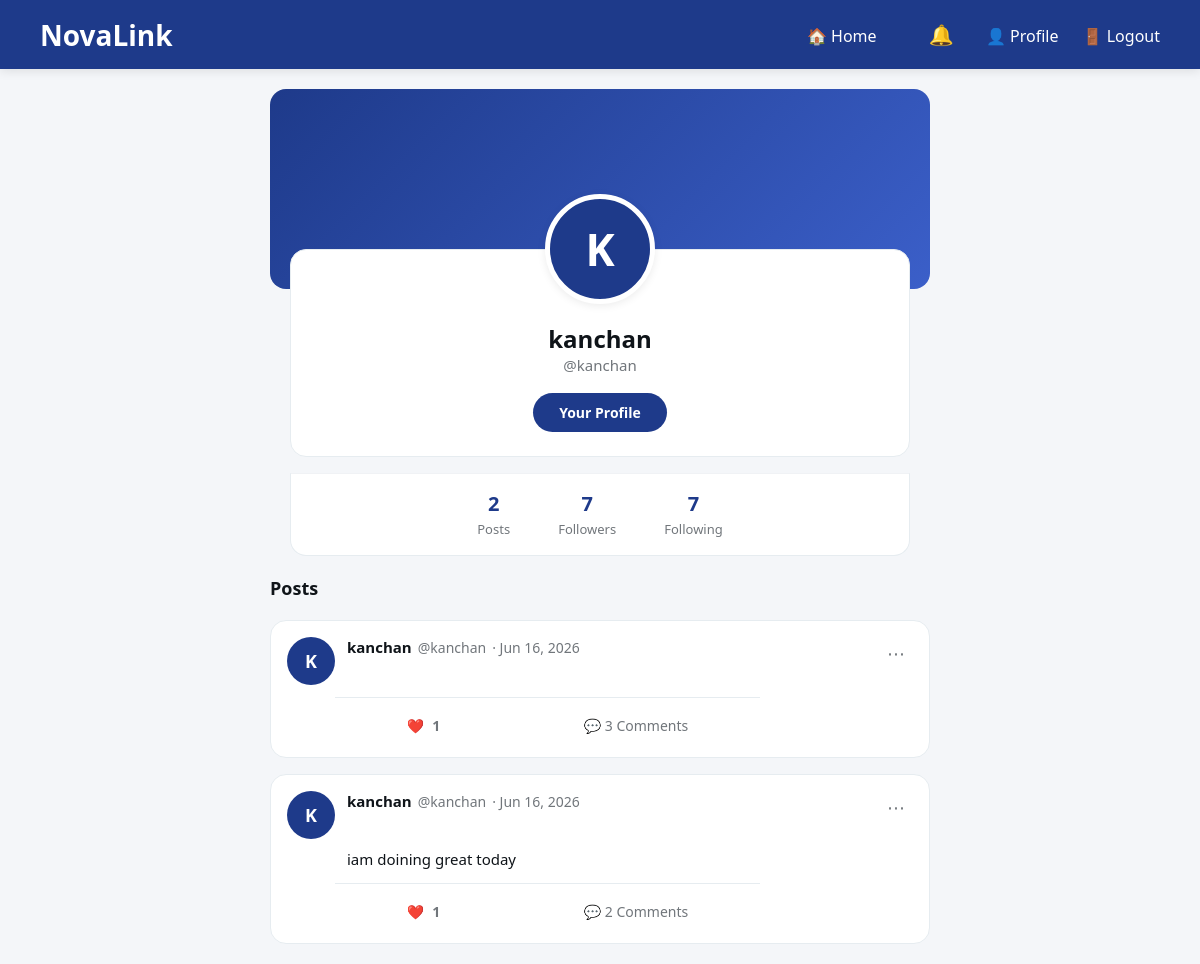
Screenshot of /profile/kanchan (signed in) with the database file from the repository.
### tables this page shows
CREATE TABLE users(
    id INTEGER PRIMARY KEY AUTOINCREMENT,
    username TEXT NOT NULL,
    email TEXT UNIQUE,
    password TEXT
, bio TEXT, profile_image TEXT, cover_image TEXT, location TEXT, website TEXT, date_of_birth TEXT, parent_email TEXT, is_minor INTEGER DEFAULT 0, account_status TEXT DEFAULT 'active', parent_consent_status TEXT DEFAULT 'not_required');

CREATE TABLE posts(
    id INTEGER PRIMARY KEY AUTOINCREMENT,
    user_id INTEGER,
    content TEXT,
    created_at TIMESTAMP DEFAULT CURRENT_TIMESTAMP
, image TEXT);

### app.py (the view)
@app.route("/profile/<username>")
def profile(username):
    if "user_id" not in session:
        return redirect("/login")
    conn = sqlite3.connect("database.db")
    cursor = conn.cursor()
    cursor.execute("""
        SELECT
            id,
            username,
            email,
            bio,
            profile_image,
            cover_image,
            location,
            website
        FROM users
        WHERE username=?
    """, (username,))
    profile_user = cursor.fetchone()
    if not profile_user:
        conn.close()
        return "User not found"
    profile_id = profile_user[0]
    cursor.execute("""
        SELECT COUNT(*)
        FROM followers
        WHERE following_id=?
    """, (profile_id,))
    followers_count = cursor.fetchone()[0]
    cursor.execute("""
        SELECT COUNT(*)
        FROM followers
        WHERE follower_id=?
    """, (profile_id,))
    following_count = cursor.fetchone()[0]
    cursor.execute("""
        SELECT id
        FROM followers
        WHERE follower_id=?
        AND following_id=?
    """,
    (
        session["user_id"],
        profile_id
    ))
    is_following = cursor.fetchone() is not None
    cursor.execute("""
        SELECT
            posts.id,
            posts.content,
            posts.created_at,
            COUNT(likes.id) AS likes,
            posts.image,
            (
                SELECT COUNT(*)
                FROM comments
                WHERE comments.post_id = posts.id
            ) AS comment_count
        FROM posts

        LEFT JOIN likes
        ON posts.id = likes.post_id

        WHERE posts.user_id=?

        GROUP BY posts.id

        ORDER BY posts.created_at DESC

    """,
    (profile_id,))
    posts = cursor.fetchall()
    posts = [list(p) for p in posts]
    for p in posts:
        p[2] = time_ago(p[2])
    cursor.execute("""
        SELECT
            comments.id,
            comments.post_id,
            comments.user_id,
            users.username,
            comments.comment,
            comments.created_at
        FROM comments
        JOIN users
        ON comments.user_id = users.id
        WHERE comments.post_id IN (
            SELECT id FROM posts WHERE user_id=?
        )
        ORDER BY comments.id ASC
    """, (profile_id,))
    comments = cursor.fetchall()
    conn.close()
    return render_template(
        "profile.html",
        profile_user=profile_user,
        posts=posts,
        comments=comments,
        followers_count=followers_count,
        following_count=following_count,
        is_following=is_following
    )

### app.py (called while the page is built)
def time_ago(timestamp_str):
    if not timestamp_str:
        return "Just now"
    try:
        ts = datetime.strptime(timestamp_str, "%Y-%m-%d %H:%M:%S")
        ts = ts.replace(tzinfo=timezone.utc)
    except (ValueError, TypeError):
        return timestamp_str
    now = datetime.now(timezone.utc)
    seconds = (now - ts).total_seconds()
    if seconds < 0:
        seconds = 0
    if seconds < 60:
        return "Just now"
    elif seconds < 3600:
        return f"{int(seconds // 60)}m ago"
    elif seconds < 86400:
        return f"{int(seconds // 3600)}h ago"
    elif seconds < 604800:
        return f"{int(seconds // 86400)}d ago"
    else:
        return ts.strftime("%b %d, %Y")

@app.before_request
def before_request():
    print("➡ Request:", request.method, request.path)

### templates/profile.html (shortened to what this page needs)
<!DOCTYPE html>
<html lang="en">
<head>
<link rel="stylesheet" href="{{ url_for('static', filename='style.css') }}">
</head>
<body>
<nav class="navbar">
    <div class="logo">
        NovaLink
    </div>
    <div class="nav-links">
        <a href="{{ url_for('feed') }}">
            🏠 Home
        </a>
        {% if session.get('username') %}
        <div class="notif-wrapper">
            <a href="#" class="notif-bell" id="notifBellBtn" onclick="toggleNotifDropdown(event)">
                🔔
            </a>
        </div>
        {% endif %}
        {% if session.get('username') %}
        <a href="{{ url_for('profile', username=session.get('username')) }}">
            👤 Profile
        </a>
        {% endif %}
        <a href="{{ url_for('logout') }}">
            🚪 Logout
        </a>
    </div>
</nav>
<div class="profile-container">
    <div class="profile-cover"></div>
    <div class="profile-info">
        <div class="profile-avatar-large">
            {{ profile_user[1][0]|upper }}
        </div>
        <div class="profile-details">
            <h1>
                {{ profile_user[1] }}
            </h1>
            <p class="profile-username">
                @{{ profile_user[1] }}
            </p>
        </div>
        <div class="profile-buttons">
            {% if profile_user[0] != session.get("user_id") %}
                {% if is_following %}
                <a href="{{ url_for('follow', user_id=profile_user[0]) }}">
                    <button class="profile-btn unfollow">
                        Unfollow
                    </button>
                </a>
                {% else %}
                <a href="{{ url_for('follow', user_id=profile_user[0]) }}">
                    <button class="profile-btn follow">
                        Follow
                    </button>
                </a>
                {% endif %}
            {% else %}
                <button class="profile-btn edit">
                    Your Profile
                </button>
            {% endif %}
        </div>
    </div>
<div class="profile-stats">
    <div class="stat-box">
        <h2>
            {{ posts|length }}
        </h2>
        <span>
            Posts
        </span>
    </div>
    <div class="stat-box">
        <h2>
            {{ followers_count }}
        </h2>
        <span>
            Followers
        </span>
    </div>
    <div class="stat-box">
        <h2>
            {{ following_count }}
        </h2>
        <span>
            Following
        </span>
    </div>
</div>
<div class="profile-posts">
<h2>
    Posts
</h2>
{% if posts %}
{% for post in posts %}
<div class="post" id="post-{{ post[0] }}">
    <div class="post-header">
        <div class="avatar">
            {{ profile_user[1][0]|upper }}
        </div>
        <div class="post-user-info">
            <div class="post-user-details">
                <span class="post-user">{{ profile_user[1] }}</span>
                <span class="post-username">@{{ profile_user[1] }}</span>
                <span class="post-timestamp">· {{ post[2] if post[2] else 'Just now' }}</span>
            </div>
            {% if profile_user[0] == session.get("user_id") %}
            <div class="menu-wrapper">
                <button class="menu-btn">⋯</button>
            </div>
            {% endif %}
        </div>
    </div>
    {% if post[1] %}
    <div class="post-content">
        {{ post[1] }}
    </div>
    {% endif %}
    <div class="post-actions">
        <button
            class="like-btn"
            onclick="likePost({{ post[0] }}, this)">
            ❤️ <span class="like-count">{{ post[3] }}</span>
        </button>
        <button
            type="button"
            class="comment-btn"
            onclick="toggleComments('{{ post[0] }}')">
            💬 {{ post[5] }} Comments
        </button>
    </div>
</div>
{% endfor %}
{% endif %}
</div>
</div>
</body>
</html>

### static/style.css (style rules this page uses)
* { margin:0; padding:0; box-sizing:border-box; font-family: "Segoe UI", sans-serif; }
body { background:#f4f6f9; color:#333; }
.navbar { background:#1e3a8a; color:white; padding:15px 40px; display:flex; justify-content:space-between; align-items:center; position: sticky; top: 0; z-index: 100; box-shadow: 0 2px 10px rgba(0,0,0,0.1); }
.logo { font-size:28px; font-weight:bold; }
.nav-links a { color:white; text-decoration:none; margin-left:20px; font-weight:500; }
.post { background: white; border-radius: 16px; border: 1px solid #e6ecf0; padding: 16px; transition: background 0.2s; }
.post-header { display: flex; gap: 12px; margin-bottom: 8px; }
.post-header .avatar { width: 48px; height: 48px; border-radius: 50%; background: #1e3a8a; display: flex; align-items: center; justify-content: center; color: white; font-weight: bold; font-size: 18px; flex-shrink: 0; }
.post-user-info { flex: 1; display: flex; justify-content: space-between; align-items: flex-start; }
.post-user-details { display: flex; align-items: center; gap: 6px; flex-wrap: wrap; }
.post-user { font-weight: 700; color: #0f1419; font-size: 15px; text-decoration: none; }
.post-username { color: #71767b; font-size: 14px; }
.post-timestamp { color: #71767b; font-size: 14px; }
.post-content { padding-left: 60px; font-size: 15px; line-height: 1.6; color: #0f1419; margin-bottom: 12px; word-wrap: break-word; }
.post-actions { display: flex; justify-content: space-around; padding-top: 12px; margin-left: 48px; border-top: 1px solid #e6ecf0; max-width: 425px; }
.post-actions a, .post-actions button { display: flex; align-items: center; gap: 8px; background: none; border: none; color: #71767b; font-size: 14px; padding: 6px 12px; border-radius: 30px; cursor: pointer; transition: all 0.2s; text-decoration: none; }
.like-btn { color: #71767b !important; }
.like-count { font-weight: 600; }
.menu-wrapper { position: relative; }
.menu-btn { background: none; border: none; color: #71767b; font-size: 18px; padding: 4px 8px; border-radius: 30px; cursor: pointer; transition: background 0.2s; }
.profile-container { max-width:700px; margin:0 auto; padding:20px; display:flex; flex-direction:column; gap:16px; }
.profile-cover { width:100%; height:200px; background:linear-gradient(135deg,#1e3a8a,#3b5fc9); border-radius:16px; }
.profile-info { background:#fff; border:1px solid #e6ecf0; margin:-56px 20px 0; padding:20px 24px 24px; border-radius:16px; text-align:center; position:relative; display:flex; flex-direction:column; align-items:center; }
.profile-avatar-large { width:110px; height:110px; margin:-76px auto 14px; border-radius:50%; background:#1e3a8a; color:#fff; border:5px solid #fff; display:flex; align-items:center; justify-content:center; font-size:44px; font-weight:bold; box-shadow:0 2px 8px rgba(0,0,0,.08); }
.profile-details h1 { margin:4px 0 0; font-size:24px; font-weight:700; color:#0f1419; }
.profile-details .profile-username { color:#71767b; font-size:15px; margin-bottom:6px; }
.profile-buttons { margin-top:12px; }
.profile-stats { display:flex; justify-content:center; gap:48px; margin:0 20px; padding:16px 0; background:#fff; border:1px solid #e6ecf0; border-top:1px solid #f0f2f5; border-radius:0 0 16px 16px; }
.stat-box { text-align:center; }
.stat-box h2 { margin:0; color:#1e3a8a; font-size:20px; font-weight:700; }
.stat-box span { color:#71767b; font-size:13px; }
.profile-btn { padding:10px 26px; border:none; border-radius:30px; color:white; font-size:14px; font-weight:600; cursor:pointer; transition:background .2s; }
.edit { background:#1e3a8a; }
.profile-posts { margin-top:4px; display:flex; flex-direction:column; gap:16px; }
.profile-posts h2 { margin:0 0 4px; font-size:18px; font-weight:700; color:#0f1419; }
.notif-wrapper { position: relative; display: inline-flex; align-items: center; margin-left: 20px; }
.notif-bell { position: relative; color: white; text-decoration: none; font-size: 20px; display: inline-flex; align-items: center; padding: 6px 8px; border-radius: 30px; transition: background 0.2s; }

### rows the page displays
users: username "K", username "kanchan"
posts: created_at "Jun 16, 2026", post "1", id "3"
posts: created_at "Jun 16, 2026", content "iam doining great today", id "1", user "2"

### other values shown
{{ posts|length }} "2"
{{ followers_count }} "7"
{{ following_count }} "7"
